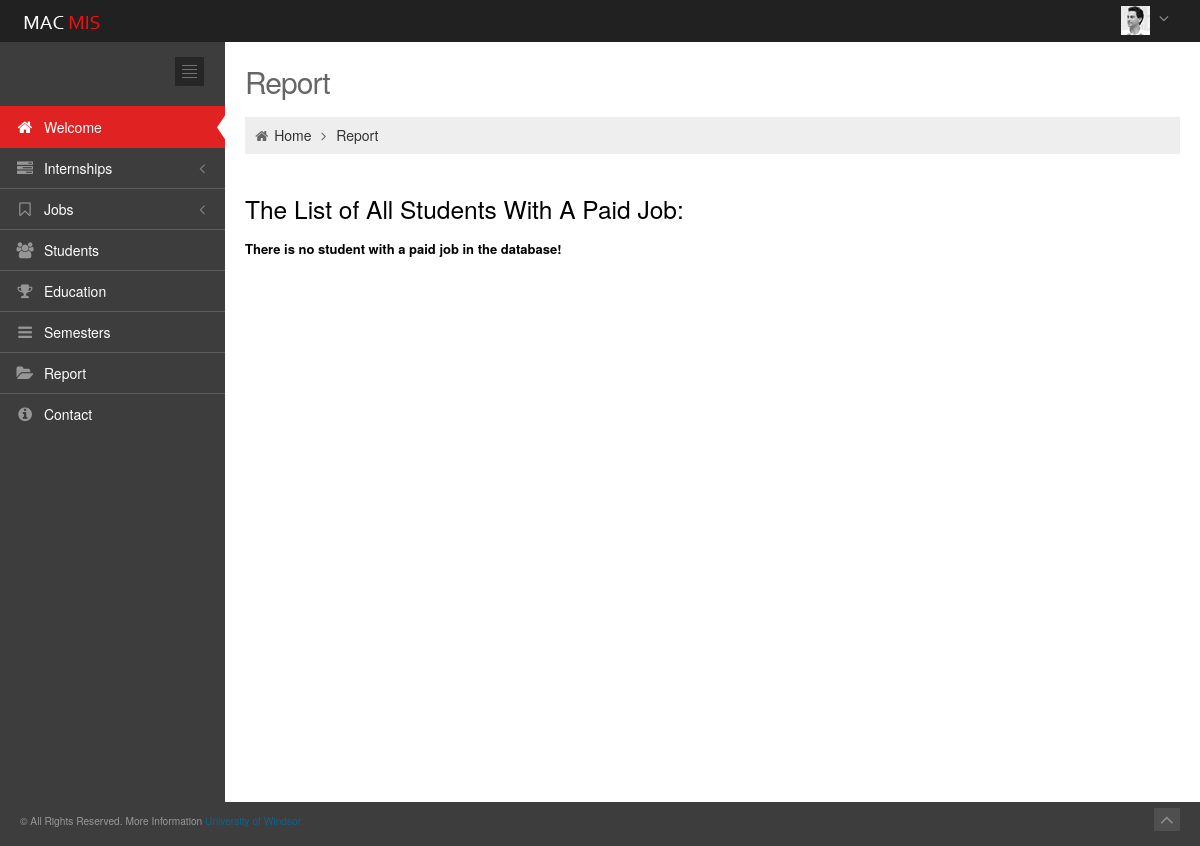
/app/report_studentWithPay (signed in), run on an earlier commit of the app's database.
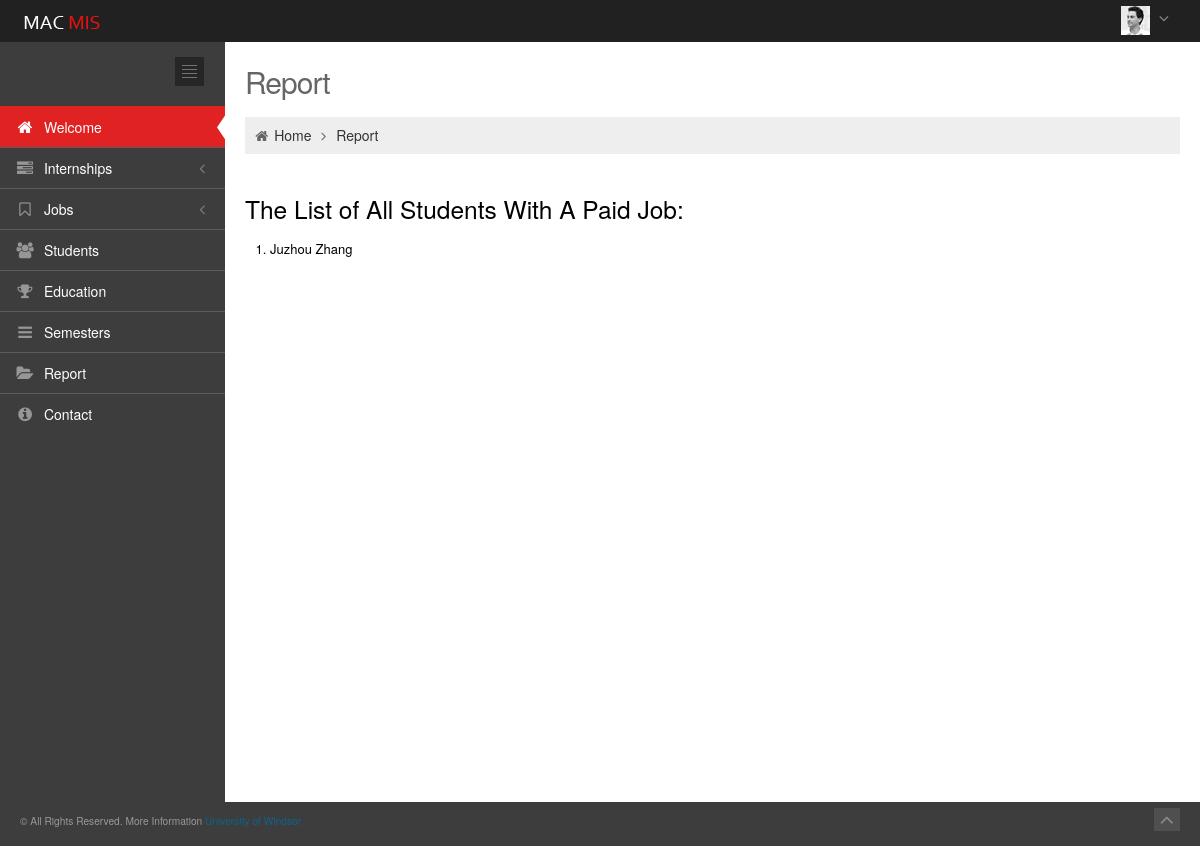
And on a later commit of the database.
### app/models.py (models this page shows)
class Student(models.Model):
    GENDER_CHOICES = (
        ('F', 'Female'),
        ('M', 'Male'),
    )
    STATUS_CHOICES = (
        ('I', 'International Resident'),
        ('P', 'Permanent Resident'),
    )
    CURRENT_PAST = (
        ('C', 'Current Student'),
        ('P', 'Past Student')
    )
    user = models.OneToOneField(User)
    job_id = models.ForeignKey(Job,blank=True,null=True)
    semester_id = models.ForeignKey(Semester_registered, blank=True, null=True)
    stu_telephone = models.IntegerField(null=True, blank= True)
    stu_gender = models.CharField(max_length=1, choices=GENDER_CHOICES,default="")
    stu_status = models.CharField(max_length=1, choices=STATUS_CHOICES, default='I')
    stu_current_past = models.CharField(max_length=1, choices=CURRENT_PAST,default="")
    stu_nationality = models.CharField(max_length=50, blank= True, null=True)
    def __str__(self):
        return "{} {}".format(self.user.first_name, self.user.last_name)

### app/views.py (the view)
def report_studentWithPay(request):
    studentwithpaylist = Student.objects.filter(job_id__job_salary__regex = "[1-9]([0-9]{1,})?")
    return render(request, 'app/report_studentWithPay.html', {'studentwithpaylist':studentwithpaylist})

### app/templates/app/report_studentWithPay.html
{% extends 'app/base.html' %}
{% block container %}
		<div class="page-content">
			<div class="container-fluid">
				<div class="row-fluid">
					<div class="span12">
						<h3 class="page-title">
							Report
						</h3>
						<ul class="breadcrumb">
							<li>
								<i class="icon-home"></i>
								<a href="{% url 'app:welcome' %}">Home</a>
								<i class="icon-angle-right"></i>
							</li>
							<li><a href="#">Report</a></li>
						</ul>
					</div>
				</div>
				<div id="dashboard">
                    <h3>The List of All Students With A Paid Job: </h3>
                    {% if studentwithpaylist %}
                        <ol>
                        {% for student in studentwithpaylist %}
                            <li>{{ student }}</li>
                        {% endfor %}
                        </ol>
                    {% else %}
                        <strong>There is no student with a paid job in the database!</strong>
                    {% endif %}
				</div>
			</div>
		</div>
{% endblock %}

What changed in the data, as far as the page shows it:
added Student: user.last_name "Juzhou Zhang"
Also different on the page:
text no longer shown: "There is no student with a paid job in the database!"
